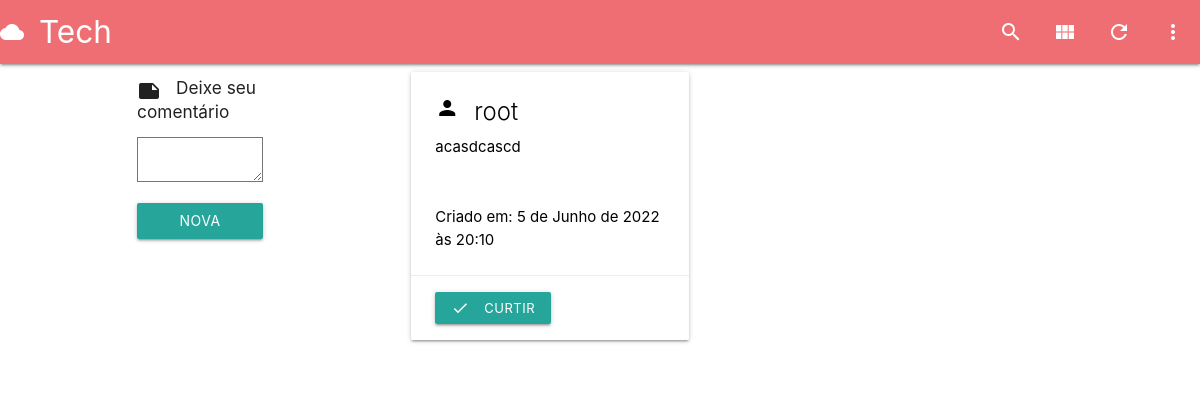
Page /room/messages/4 on the earlier database version.
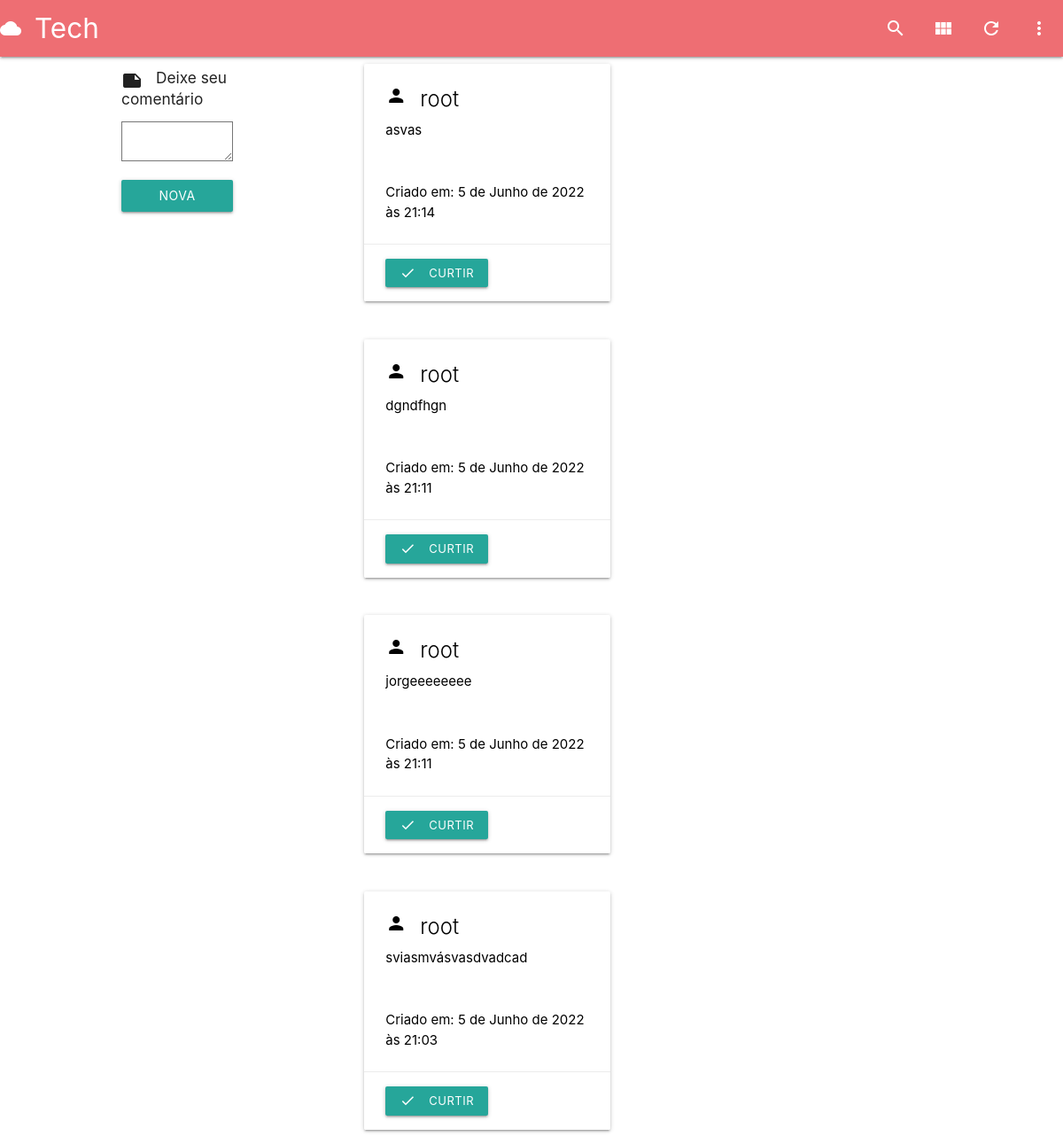
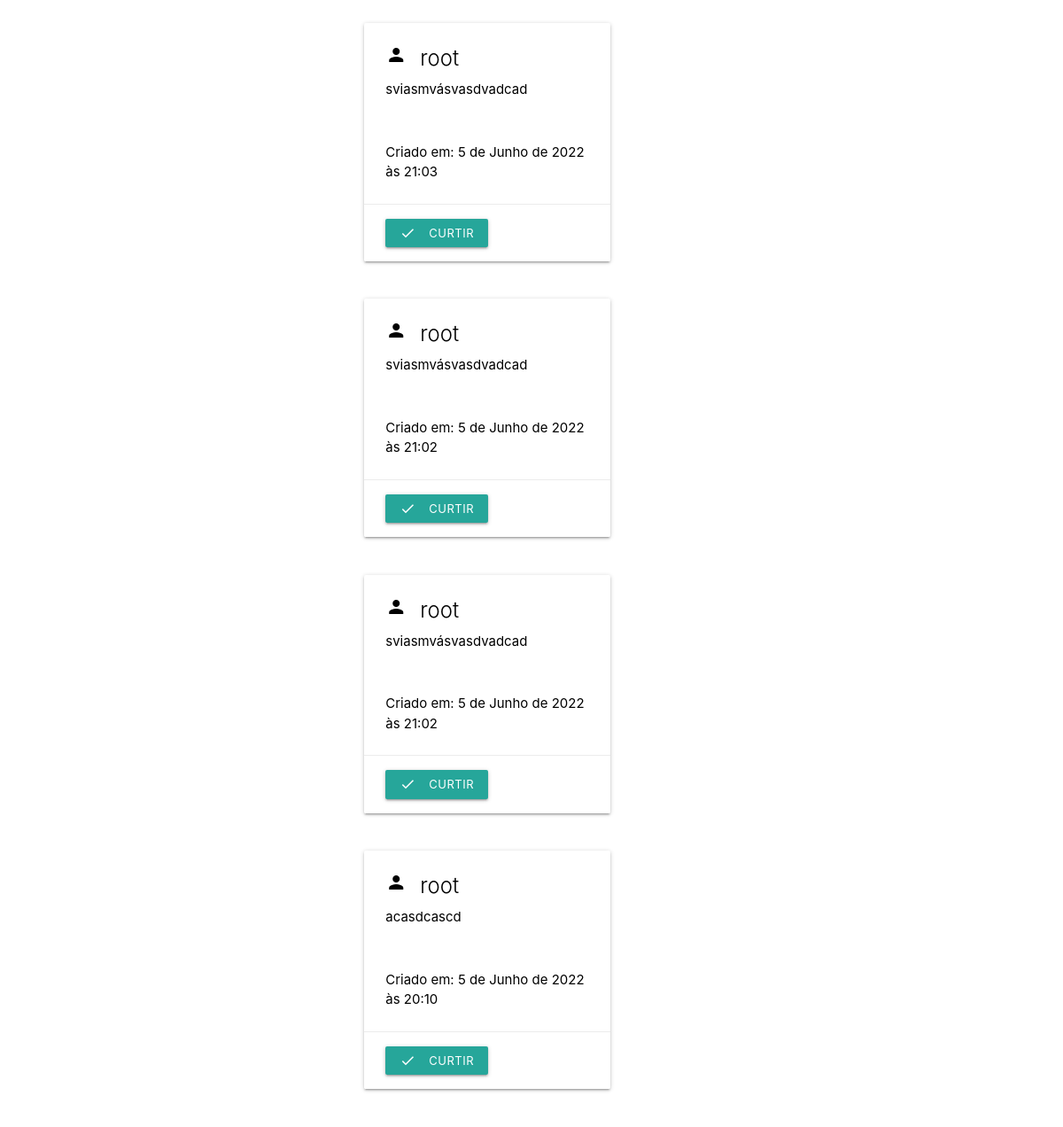
Same page on the later database version (2 pictures, top to bottom).
### apps/base/models.py (models this page shows, shortened)
class Message(models.Model):
    user = models.ForeignKey(User, on_delete=models.CASCADE)
    room = models.ForeignKey(Room, on_delete=models.CASCADE)
    body = RichTextField(blank=True, null=True)
    updated = models.DateTimeField(auto_now=True)
    created = models.DateTimeField(auto_now_add=True)
    class Meta:
        ordering = ['-updated', '-created']

### apps/base/views.py (the view, shortened to what this page needs)
class MessageList(View):
    template = 'base/message_list.html'
    form = MessageForm()
    def get(self, request, *args, **kwargs):
        id_room = kwargs['pk']
        messages = MessageModel.objects.filter(room=id_room)
        context = {
            'messages':messages,
            'form':self.form
        }
        return render(request, self.template, context)

### apps/base/forms.py
class MessageForm(ModelForm):
    class Meta():
        model = MessageModel
        fields = ['body']

### templates/base/message_list.html (shortened to what this page needs)
{% include 'main/main.html' %}
{% block content %}
<div class="row">
    <div class="col s4">
      <div class="col s4"></div>
      <div class="col s4">
        <div class="row">
          <i class="material-icons left">note</i>
          <p><h6> Deixe seu comentário</h6></p>
          <form method="POST">{% csrf_token %}
            {{ form.body }}
            <button class="btn waves-effect waves-ligh" type="submit" name="action">Nova Mensagem
            </button>
          </form>
        </div>
      </div>
      <div class="col s4"></div>
    </div>
    <div class="col s6">
        {% for message in messages %}
        <div class="row">
            <div class="col s12 m6">
              <div class="card white darken-1">
                <div class="card-content black-text">
                  <i class="material-icons left">person</i>
                  <span class="card-title">{{ message.user }}</span>
                  <p>{{ message.body|safe}}</p>
                </div>
                <div class="card-content black-text">
                    <span>Criado em: {{ message.created}} </span>
                </div>
                <div class="card-action">
                  <a class="waves-effect waves-light btn-small"><i class="material-icons left">done</i>curtir</a>
                </div>
              </div>
            </div>
        </div>
        {% endfor %}
    </div>
    <div class="col s5"></div>
</div>
{% endblock content %}

### templates/main/main.html (shortened to what this page needs)
<!DOCTYPE html>
{% include 'main/imports.html' %}
<html>
    <head>
        <link rel="stylesheet" href="">
    </head>
    <body>
      <nav>
        <div class="nav-wrapper">
          <a href="{% url 'url_home' %}" class="brand-logo"><i class="material-icons">cloud</i>Tech</a>
          <ul class="right hide-on-med-and-down">
            <li><a href="sass.html"><i class="material-icons">search</i></a></li>
            <li><a href="badges.html"><i class="material-icons">view_module</i></a></li>
            <li><a href="collapsible.html"><i class="material-icons">refresh</i></a></li>
            <li><a href="mobile.html"><i class="material-icons">more_vert</i></a></li>
          </ul>
        </div>
      </nav>
    </body>
  </html>

### templates/main/imports.html (shortened to what this page needs)
{% load static %}
<link rel="stylesheet" href="https://cdnjs.cloudflare.com/ajax/libs/materialize/1.0.0/css/materialize.min.css">

Differences in the rows shown:
added Message: user "root", body "asvas", created "5 de Junho de 2022 às 21:14"
added Message: user "root", body "dgndfhgn", created "5 de Junho de 2022 às 21:11"
added Message: user "root", body "jorgeeeeeeee", created "5 de Junho de 2022 às 21:11"
added Message: user "root", body "sviasmvásvasdvadcad", created "5 de Junho de 2022 às 21:03"
added Message: user "root", body "sviasmvásvasdvadcad", created "5 de Junho de 2022 às 21:03"
added Message: user "root", body "sviasmvásvasdvadcad", created "5 de Junho de 2022 às 21:02"
added Message: user "root", body "sviasmvásvasdvadcad", created "5 de Junho de 2022 às 21:02"
